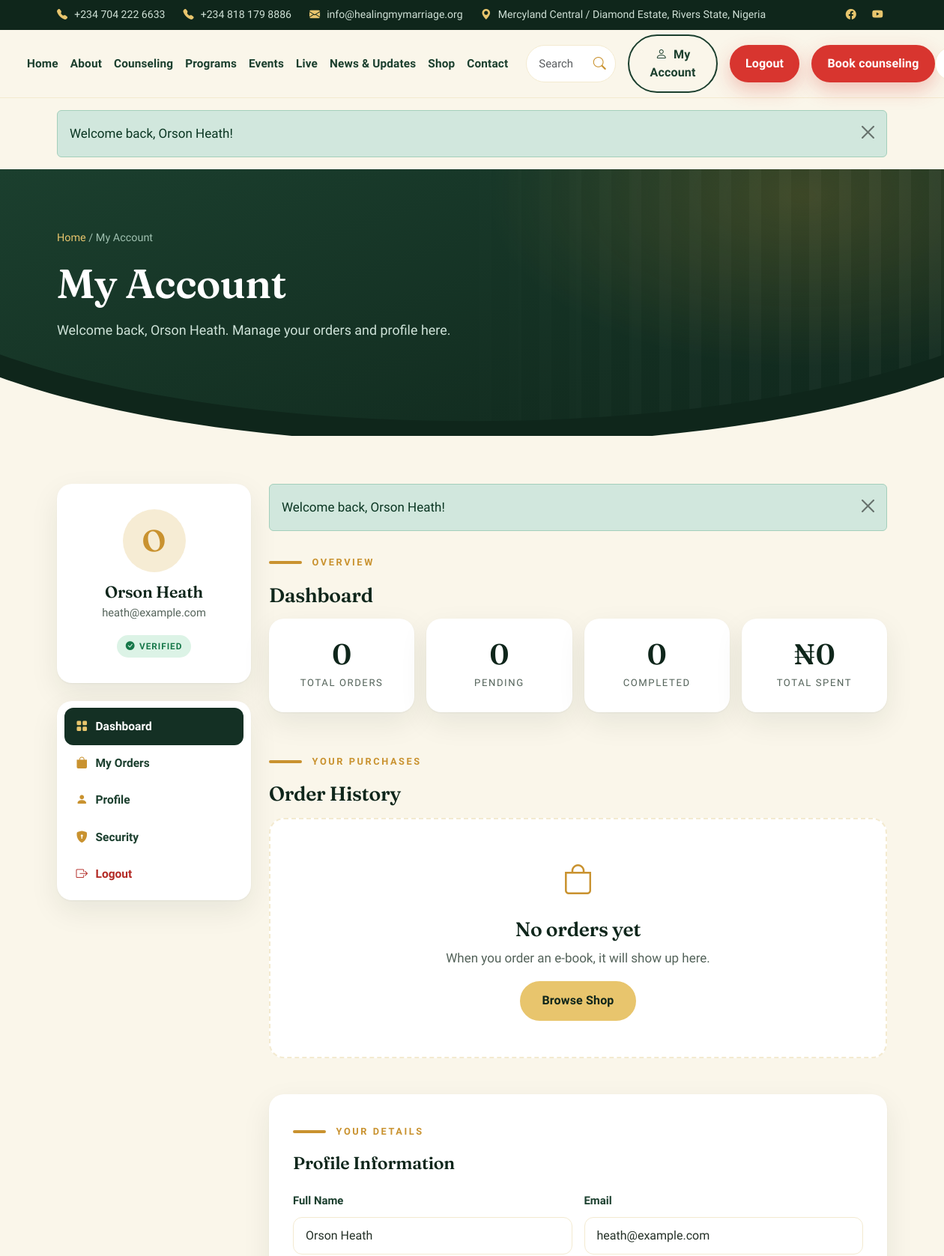
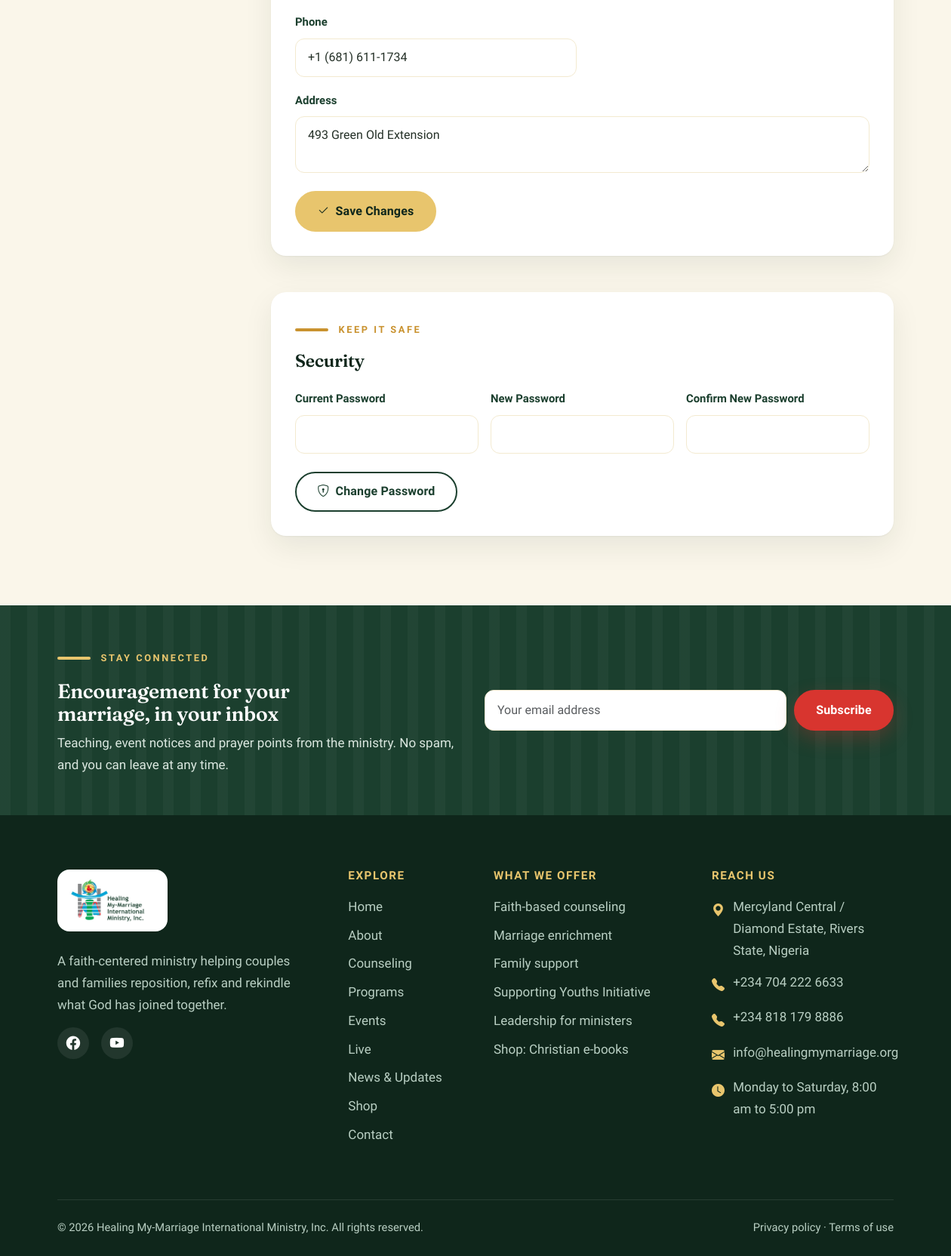
Page /account.php (signed in) on the committed database (2 pictures, top to bottom).
### tables this page shows
CREATE TABLE `users` (
  `id` int(10) UNSIGNED NOT NULL,
  `email` varchar(150) NOT NULL,
  `password_hash` varchar(255) NOT NULL,
  `full_name` varchar(100) NOT NULL,
  `phone` varchar(30) DEFAULT '',
  `address` text DEFAULT '',
  `is_verified` tinyint(1) DEFAULT 0,
  `verification_token` varchar(64) DEFAULT NULL,
  `reset_token` varchar(64) DEFAULT NULL,
  `reset_token_expires` datetime DEFAULT NULL,
  `last_login` datetime DEFAULT NULL,
  `is_active` tinyint(1) DEFAULT 1,
  `created_at` datetime DEFAULT current_timestamp(),
  `updated_at` datetime DEFAULT current_timestamp() ON UPDATE current_timestamp()
);

CREATE TABLE `site_settings` (
  `id` int(10) UNSIGNED NOT NULL,
  `setting_key` varchar(100) NOT NULL,
  `setting_value` longtext DEFAULT NULL,
  `setting_type` enum('string','text','json','int','bool','image') DEFAULT 'string',
  `description` text DEFAULT '',
  `is_public` tinyint(1) DEFAULT 0,
  `created_at` datetime DEFAULT current_timestamp(),
  `updated_at` datetime DEFAULT current_timestamp() ON UPDATE current_timestamp()
);

### includes/functions.php (called while the page is built, shortened)
<?php
require_once __DIR__ . '/config.php';
require_once __DIR__ . '/db.php';
function h(?string $s): string
{
    return htmlspecialchars((string)$s, ENT_QUOTES | ENT_SUBSTITUTE, 'UTF-8');
}
function base_url(): string
{
    $settings = get_public_settings();
    $scheme = (!empty($_SERVER['HTTPS']) && $_SERVER['HTTPS'] !== 'off') ? 'https' : 'http';
    $host   = $_SERVER['HTTP_HOST'] ?? 'localhost';
    $scriptName = $_SERVER['SCRIPT_NAME'] ?? '/index.php';
    $dir = rtrim(str_replace('\\', '/', dirname($scriptName)), '/');
    return $scheme . '://' . $host . $dir;
}
function url(string $path = ''): string
{
    $base = base_url();
    return $base . '/' . ltrim($path, '/');
}
function money(int $n): string
{
    $symbol = get_setting('currency_symbol', '₦');
    return $symbol . number_format($n, 0, '.', ',');
}
function take_flash(): ?array
{
    $f = $_SESSION['flash'] ?? null;
    return $f;
}
function get_user_orders(int $userId): array
{
    return Database::fetchAll("SELECT * FROM orders WHERE user_id = ? ORDER BY created_at DESC", [$userId]);
}

### includes/db.php (called while the page is built, shortened)
<?php
class Database {
    private static ?mysqli $conn = null;
    public static function getConnection(): mysqli {
        if (self::$conn === null) {
            $host = 'localhost';
            $user = 'root';
            $pass = '';
            $db   = 'hmi_website';
            self::$conn = new mysqli($host, $user, $pass, $db);
            self::$conn->set_charset('utf8mb4');
            self::$conn->options(MYSQLI_OPT_INT_AND_FLOAT_NATIVE, true);
        }
        return self::$conn;
    }
    public static function query(string $sql, array $params = []): mysqli_result|bool {
        $conn = self::getConnection();
        $stmt = $conn->prepare($sql);
        if ($params) {
            $types = self::getTypes($params);
            $stmt->bind_param($types, ...$params);
        }
        $stmt->execute();
        return $stmt->get_result();
    }
    public static function fetchOne(string $sql, array $params = []): ?array {
        $res = self::query($sql, $params);
        return $res ? $res->fetch_assoc() : null;
    }
    public static function fetchAll(string $sql, array $params = []): array {
        $res = self::query($sql, $params);
        return $res ? $res->fetch_all(MYSQLI_ASSOC) : [];
    }
    private static function getTypes(array $params): string {
        $types = '';
        foreach ($params as $v) {
            if (is_int($v)) $types .= 'i';
            elseif (is_float($v)) $types .= 'd';
            elseif (is_bool($v)) $types .= 'i';
            else $types .= 's';
        }
        return $types;
    }
}
function get_setting(string $key, $default = null) {
    $row = Database::fetchOne("SELECT setting_value, setting_type FROM site_settings WHERE setting_key = ?", [$key]);
    $val = $row['setting_value'];
    switch ($row['setting_type']) {
        default: return $val;
    }
}
function get_public_settings(): array {
    $rows = Database::fetchAll("SELECT setting_key, setting_value, setting_type FROM site_settings WHERE is_public = 1");
    $settings = [];
    foreach ($rows as $row) {
        $val = $row['setting_value'];
        switch ($row['setting_type']) {
            case 'json': $settings[$row['setting_key']] = json_decode($val, true) ?? []; break;
            default: $settings[$row['setting_key']] = $val;
        }
    }
    return $settings;
}

### includes/config.php (called while the page is built, shortened)
<?php
require_once __DIR__ . '/db.php';
function get_site_config(): array {
    static $config = null;
    if ($config !== null) return $config;
    $defaults = [
        'site_name' => 'Healing My-Marriage International Ministry, Inc.',
        'site_short_name' => 'Healing My-Marriage',
        'site_tagline' => 'Reposition. Refix. Rekindle.',
        'site_description' => 'A faith-based marriage and family ministry in Rivers State, Nigeria. Biblical counseling, marriage enrichment, family support and leadership for ministers.',
        'site_base_url' => '',
        'site_email' => 'info@healingmymarriage.org',
        'site_phones' => ['+234 704 222 6633', '+234 818 179 8886'],
        'site_phones_raw' => ['+2347042226633', '+2348181798886'],
        'site_address' => 'Mercyland Central / Diamond Estate, Rivers State, Nigeria',
        'site_hours' => 'Monday to Saturday, 8:00 am to 5:00 pm',
        'site_maps_query' => 'Mercyland Central Diamond Estate Rivers State Nigeria',
        'facebook_url' => 'https://www.facebook.com/profile.php?id=61565801562860',
        'youtube_url' => 'https://youtube.com/@healingmymarriageinternational',
        'ga_id' => '',
        'mail_enabled' => false,
        'mail_to' => 'info@healingmymarriage.org',
        'mail_from' => 'no-reply@healingmymarriage.org',
        'currency_symbol' => '₦',
        'currency_code' => 'NGN',
    ];
    try {
        $dbSettings = get_public_settings();
        foreach ($dbSettings as $key => $value) {
            if (array_key_exists($key, $defaults)) {
                $defaults[$key] = $value;
            }
        }
    } catch (Exception $e) {
    }
    $config = $defaults;
    return $config;
}
$siteConfig = get_site_config();

### includes/auth.php (called while the page is built, shortened)
<?php
require_once __DIR__ . '/functions.php';
function customer_check(): bool
{
    return !empty($_SESSION['customer_id']);
}
function customer_user(): array|false
{
    return Database::fetchOne("SELECT id, email, full_name, phone, address, is_verified, created_at FROM users WHERE id = ?", [$_SESSION['customer_id']]);
}

### account.php (the view, shortened to what this page needs)
<?php
require_once __DIR__ . '/includes/auth.php';
require_once __DIR__ . '/includes/db.php';
$user = customer_user();
$orders = get_user_orders($user['id']);
require_once __DIR__ . '/includes/header.php';
$hero_title = 'My Account';
$hero_sub   = 'Welcome back, ' . $user['full_name'] . '. Manage your orders and profile here.';
require __DIR__ . '/includes/page-hero.php';
?>
<div class="container acct-shell">
  <div class="row g-4">
    <div class="col-lg-3">
      <div class="acct-card acct-profile mb-4">
        <div class="avatar-circle"><?= h(strtoupper($user['full_name'][0])) ?></div>
        <h2><?= h($user['full_name']) ?></h2>
        <p class="email mb-3"><?= h($user['email']) ?></p>
        <span class="acct-verified <?= $user['is_verified'] ? 'yes' : 'no' ?>"><i class="bi bi-<?= $user['is_verified'] ? 'check-circle-fill' : 'exclamation-circle-fill' ?>" aria-hidden="true"></i> <?= $user['is_verified'] ? 'Verified' : 'Unverified' ?></span>
      </div>
      <div class="acct-card">
        <nav class="acct-nav" aria-label="Account navigation">
          <a href="<?= h(url('account.php')) ?>" class="active"><i class="bi bi-grid-fill" aria-hidden="true"></i> Dashboard</a>
          <a href="<?= h(url('account.php#orders')) ?>"><i class="bi bi-bag-fill" aria-hidden="true"></i> My Orders</a>
          <a href="<?= h(url('account.php#profile')) ?>"><i class="bi bi-person-fill" aria-hidden="true"></i> Profile</a>
          <a href="<?= h(url('account.php#security')) ?>"><i class="bi bi-shield-lock-fill" aria-hidden="true"></i> Security</a>
          <a href="<?= h(url('logout.php')) ?>" class="logout"><i class="bi bi-box-arrow-right" aria-hidden="true"></i> Logout</a>
        </nav>
      </div>
    </div>
    <div class="col-lg-9">
      <?php if ($flash): ?>
      <div class="alert alert-<?= $flash['type'] === 'success' ? 'success' : 'danger' ?> alert-dismissible fade show mb-4">
        <?= h($flash['message']) ?>
        <button type="button" class="btn-close" data-bs-dismiss="alert" aria-label="Close"></button>
      </div>
      <?php endif; ?>
      <section id="dashboard" class="mb-5">
        <div class="section-head mb-3" style="max-width:none">
          <p class="eyebrow">Overview</p>
          <h2 class="h3 mb-0">Dashboard</h2>
        </div>
        <div class="acct-stats">
          <div class="stat-card">
            <div class="stat-value"><?= count($orders) ?></div>
            <div class="stat-label">Total Orders</div>
          </div>
          <div class="stat-card">
            <div class="stat-value"><?= count(array_filter($orders, fn($o) => $o['status'] === 'pending')) ?></div>
            <div class="stat-label">Pending</div>
          </div>
          <div class="stat-card">
            <div class="stat-value"><?= count(array_filter($orders, fn($o) => in_array($o['status'], ['paid', 'completed']))) ?></div>
            <div class="stat-label">Completed</div>
          </div>
          <div class="stat-card">
            <div class="stat-value"><?= money(array_sum(array_column(array_filter($orders, fn($o) => in_array($o['status'], ['paid', 'completed'])), 'total'))) ?></div>
            <div class="stat-label">Total Spent</div>
          </div>
        </div>
      </section>
      <section id="orders" class="mb-5">
        <div class="section-head mb-3" style="max-width:none">
          <p class="eyebrow">Your purchases</p>
          <h2 class="h3 mb-0">Order History</h2>
        </div>
        <?php if ($orders): ?>
        <div class="acct-card p-lg-2">
          <div class="table-responsive">
            <table class="table table-hover align-middle acct-table">
              <thead>
                <tr>
                  <th>Order #</th>
                  <th>Date</th>
                  <th>Items</th>
                  <th>Total</th>
                  <th>Status</th>
                  <th></th>
                </tr>
              </thead>
              <tbody>
                <?php foreach ($orders as $o): ?>
                <tr>
                  <td><code><?= h($o['order_ref']) ?></code></td>
                  <td><?= fmt_date($o['created_at'], 'M j, Y') ?></td>
                  <td>
                    <?php
                    $items = Database::fetchAll("SELECT COUNT(*) as c, SUM(qty) as q FROM order_items WHERE order_id = ?", [$o['id']]);
                    echo (int)($items[0]['c'] ?? 0) . ' product(s), ' . (int)($items[0]['q'] ?? 0) . ' items';
                    ?>
                  </td>
                  <td><strong><?= money($o['total']) ?></strong></td>
                  <td><span class="badge-order <?= h($o['status']) ?>"><?= ucfirst($o['status']) ?></span></td>
                  <td class="text-end">
                    <a href="<?= h(url('account.php?order=' . $o['id'])) ?>" class="btn btn-hmi-outline btn-sm">View</a>
                  </td>
                </tr>
                <?php endforeach; ?>
              </tbody>
            </table>
          </div>
        </div>
        <?php else: ?>
        <div class="empty-state"><i class="bi bi-bag" aria-hidden="true"></i><h3 class="mt-3">No orders yet</h3><p class="mx-auto mb-3">When you order an e-book, it will show up here.</p><a href="<?= h(url('shop.php')) ?>" class="btn btn-hmi-green">Browse Shop</a></div>
        <?php endif; ?>
      </section>
      <section id="profile" class="mb-5">
        <div class="acct-section">
          <p class="eyebrow">Your details</p>
          <h2>Profile Information</h2>
          <form method="post" action="<?= h(url('actions/customer_profile.php')) ?>">
            <div class="row g-3">
              <div class="col-md-6">
                <label class="form-label" for="full_name">Full Name</label>
                <input class="form-control" id="full_name" name="full_name" value="<?= h($user['full_name']) ?>" required>
              </div>
              <div class="col-md-6">
                <label class="form-label" for="profile_email">Email</label>
                <input class="form-control" id="profile_email" type="email" name="email" value="<?= h($user['email']) ?>" required>
              </div>
              <div class="col-md-6">
                <label class="form-label" for="profile_phone">Phone</label>
                <input class="form-control" id="profile_phone" name="phone" type="tel" value="<?= h($user['phone'] ?? '') ?>">
              </div>
              <div class="col-12">
                <label class="form-label" for="profile_address">Address</label>
                <textarea class="form-control" id="profile_address" name="address" rows="2"><?= h($user['address'] ?? '') ?></textarea>
              </div>
            </div>
            <button class="btn btn-hmi-green mt-4" type="submit"><i class="bi bi-check2 me-1" aria-hidden="true"></i> Save Changes</button>
          </form>
        </div>
      </section>
      <section id="security">
        <div class="acct-section">
          <p class="eyebrow">Keep it safe</p>
          <h2>Security</h2>
          <form method="post" action="<?= h(url('actions/customer_password.php')) ?>">
            <div class="row g-3">
              <div class="col-md-4">
                <label class="form-label" for="current_password">Current Password</label>
                <input class="form-control" id="current_password" type="password" name="current_password" required autocomplete="current-password">
              </div>
              <div class="col-md-4">
                <label class="form-label" for="new_password">New Password</label>
                <input class="form-control" id="new_password" type="password" name="new_password" required minlength="8" autocomplete="new-password">
              </div>
              <div class="col-md-4">
                <label class="form-label" for="confirm_password">Confirm New Password</label>
                <input class="form-control" id="confirm_password" type="password" name="confirm_password" required minlength="8" autocomplete="new-password">
              </div>
            </div>
            <button class="btn btn-hmi-outline mt-4" type="submit"><i class="bi bi-shield-lock me-1" aria-hidden="true"></i> Change Password</button>
          </form>
        </div>
      </section>
    </div>
  </div>
</div>
<?php require_once __DIR__ . '/includes/footer.php'; ?>

### includes/page-hero.php (shortened to what this page needs)
<section class="page-hero" aria-labelledby="pageTitle">
  <div class="container position-relative">
    <nav class="breadcrumb-lite" aria-label="Breadcrumb">
      <a href="<?= h(url('index.php')) ?>">Home</a> <span aria-hidden="true">/</span> <span><?= h($hero_crumb ?? $hero_title) ?></span>
    </nav>
    <h1 id="pageTitle"><?= h($hero_title) ?></h1>
    <?php if (!empty($hero_sub)): ?><p class="mt-3 mb-0" style="max-width:40rem"><?= h($hero_sub) ?></p><?php endif; ?>
  </div>
  <div class="swoosh-edge" aria-hidden="true">
    <svg viewBox="0 0 1440 140" preserveAspectRatio="none">
      <path d="M0 18 C 380 150 1060 150 1440 18 V140 H0 Z" fill="#0f261b"/>
      <path d="M0 52 C 380 184 1060 184 1440 52 V140 H0 Z" fill="#faf6ea"/>
    </svg>
  </div>
</section>

### rows in the picture
users: full_name "Welcome back, Orson Heath. Manage your orders and profile here.", full_name "O", full_name "Orson Heath", email "heath@example.com", phone "+1 (681) 611-1734", address "493 Green Old Extension"
site_settings: setting_value "₦0"

### other values in the picture
site_phones()[$i] "+234 704 222 6633"
site_phones()[$i] "+234 818 179 8886"
site_email() "info@healingmymarriage.org"
site_address() "Mercyland Central / Diamond Estate, Rivers State, Nigeria"
$item['label'] "Home"
$item['label'] "About"
$item['label'] "Counseling"
$item['label'] "Programs"
$item['label'] "Events"
$item['label'] "Live"
$item['label'] "News & Updates"
$item['label'] "Shop"
$item['label'] "Contact"
$flash['message'] "Welcome back, Orson Heath!"
$hero_crumb "My Account"
